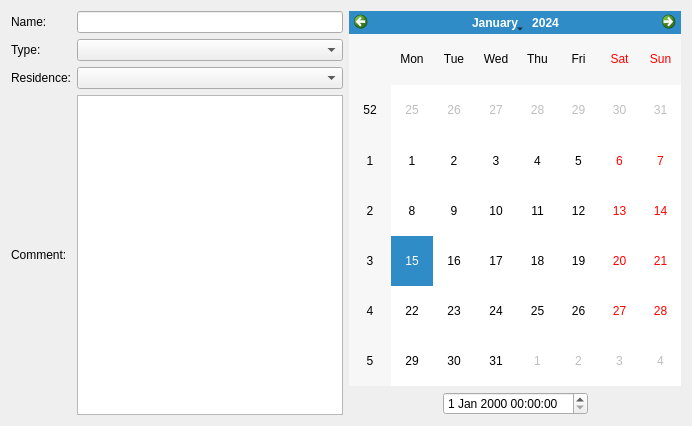
<?xml version="1.0" encoding="UTF-8"?>
<ui version="4.0">
 <class>OfflineGameResultWidget</class>
 <widget class="QWizardPage" name="OfflineGameResultWidget">
  <property name="geometry">
   <rect>
    <x>0</x>
    <y>0</y>
    <width>692</width>
    <height>426</height>
   </rect>
  </property>
  <property name="windowTitle">
   <string>WizardPage</string>
  </property>
  <layout class="QHBoxLayout" name="horizontalLayout_5">
   <item>
    <layout class="QGridLayout" name="gridLayout">
     <item row="1" column="1">
      <widget class="QLabel" name="label">
       <property name="text">
        <string>Name:</string>
       </property>
      </widget>
     </item>
     <item row="1" column="2">
      <widget class="QLineEdit" name="lineEditName"/>
     </item>
     <item row="2" column="1">
      <widget class="QLabel" name="label_2">
       <property name="text">
        <string>Type:</string>
       </property>
      </widget>
     </item>
     <item row="2" column="2">
      <widget class="QComboBox" name="comboBoxType"/>
     </item>
     <item row="3" column="1">
      <widget class="QLabel" name="label_3">
       <property name="text">
        <string>Residence:</string>
       </property>
      </widget>
     </item>
     <item row="4" column="1">
      <widget class="QLabel" name="label_4">
       <property name="text">
        <string>Comment:</string>
       </property>
      </widget>
     </item>
     <item row="4" column="2">
      <widget class="QTextEdit" name="textEditComment"/>
     </item>
     <item row="3" column="2">
      <widget class="QComboBox" name="comboBoxResidence"/>
     </item>
    </layout>
   </item>
   <item>
    <layout class="QVBoxLayout" name="verticalLayout_2">
     <item>
      <widget class="QCalendarWidget" name="calendarWidgetDate"/>
     </item>
     <item>
      <layout class="QHBoxLayout" name="horizontalLayout">
       <item>
        <spacer name="horizontalSpacer">
         <property name="orientation">
          <enum>Qt::Horizontal</enum>
         </property>
         <property name="sizeHint" stdset="0">
          <size>
           <width>40</width>
           <height>20</height>
          </size>
         </property>
        </spacer>
       </item>
       <item>
        <widget class="QDateTimeEdit" name="dateEdit"/>
       </item>
       <item>
        <spacer name="horizontalSpacer_2">
         <property name="orientation">
          <enum>Qt::Horizontal</enum>
         </property>
         <property name="sizeHint" stdset="0">
          <size>
           <width>40</width>
           <height>20</height>
          </size>
         </property>
        </spacer>
       </item>
      </layout>
     </item>
     <item>
      <layout class="QGridLayout" name="gridLayoutPositions"/>
     </item>
    </layout>
   </item>
  </layout>
 </widget>
 <resources/>
 <connections/>
</ui>
